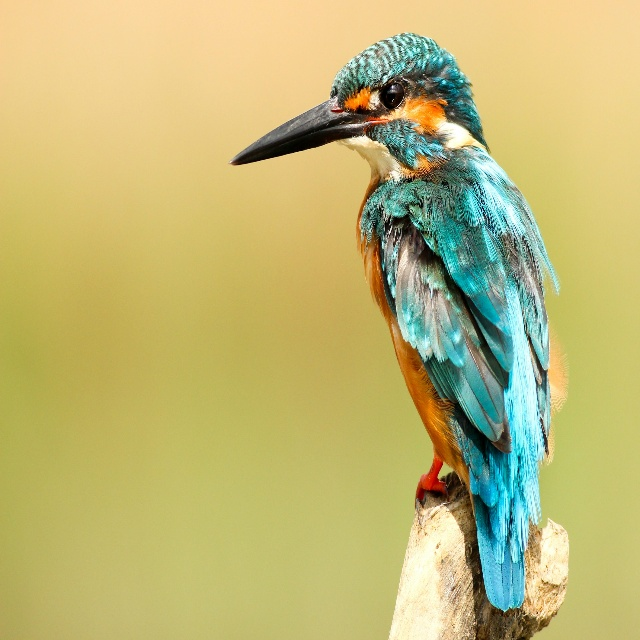
#> input picture output_data/basic_operations/bird_resized.jpeg, 640 x 640 px
$ python coversion.py
#> lines starting #> are read from the running program, lines starting #| are printed output that depends on the picture
import os
import cv2


img = cv2.imread(os.path.join('..', '..', 'output_data', 'basic_operations', 'bird_resized.jpeg'))
#> img is the input picture: shape (640, 640, 3); mean B, G, R 116.9, 183.1, 191

img = cv2.resize(img, (320, 320))
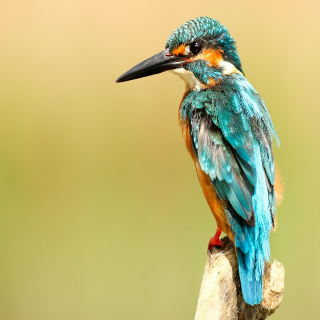
#> img: shape (320, 320, 3); mean B, G, R 117, 183.2, 191.1

# Convert to other color spaces
img_gray = cv2.cvtColor(img, cv2.COLOR_BGR2GRAY)
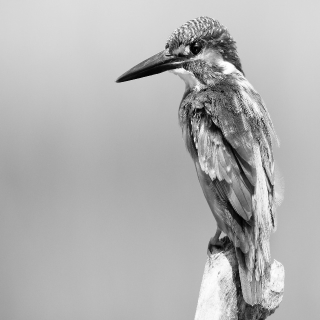
#> img_gray: shape (320, 320); min 1, max 255, mean 178
img_rgb = cv2.cvtColor(img, cv2.COLOR_BGR2RGB)
img_hsv = cv2.cvtColor(img, cv2.COLOR_BGR2HSV)
#> img_hsv: shape (320, 320, 3); mean H, S, V 31.7, 116.7, 199.4

# Display all at once
cv2.imshow('Original - BGR', img)
cv2.imshow('Grayscale', img_gray)
cv2.imshow('HSV', img_hsv)
cv2.imshow('RGB', img_rgb)

# Wait for key press
cv2.waitKey(0)
cv2.destroyAllWindows()

# Save the converted images
output_dir = os.path.join('..', '..', 'output_data', 'colorspaces')
os.makedirs(output_dir, exist_ok=True)
cv2.imwrite(os.path.join(output_dir, 'img_gray.jpeg'), img_gray)
cv2.imwrite(os.path.join(output_dir, 'img_rgb.jpeg'), img_rgb)
cv2.imwrite(os.path.join(output_dir, 'img_hsv.jpeg'), img_hsv)
